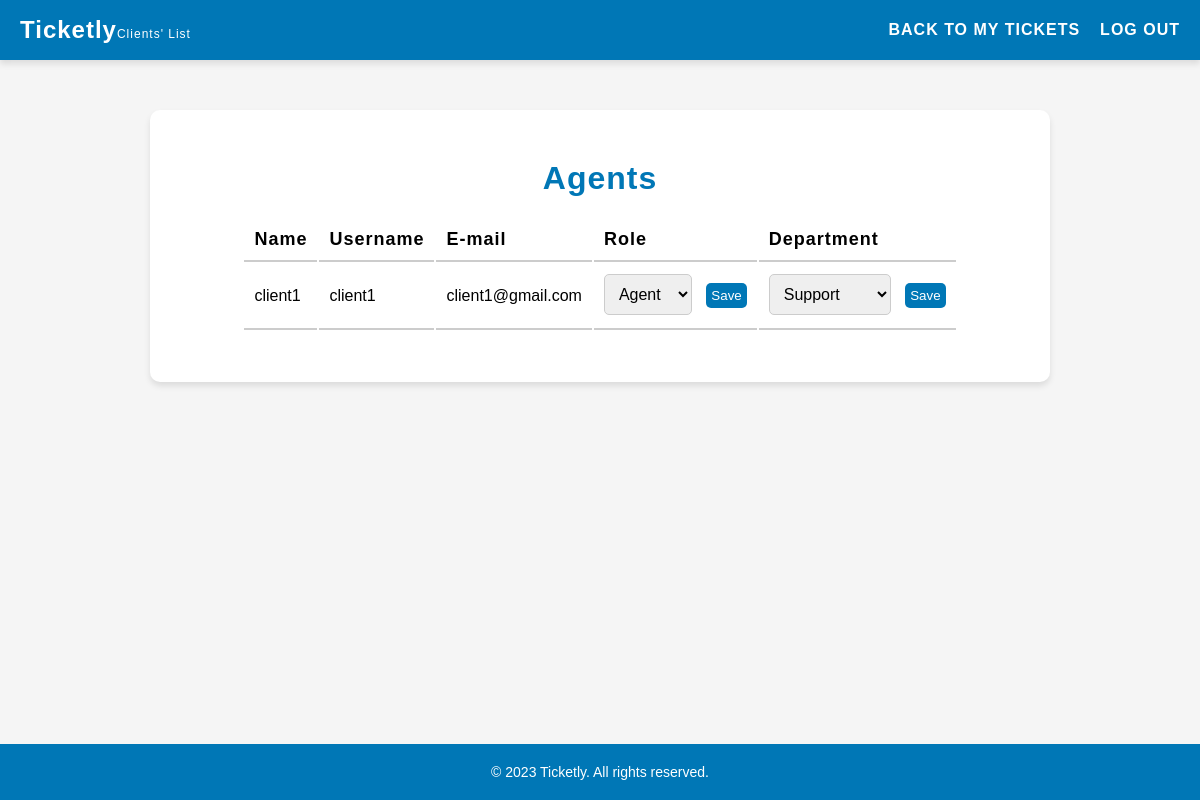
/pages/listAgents.php, run on the app's committed database.
### tables this page shows
CREATE TABLE users (
    id INTEGER PRIMARY KEY AUTOINCREMENT,
    username VARCHAR(255) NOT NULL UNIQUE,
    password VARCHAR(255) NOT NULL,
    email VARCHAR(255) NOT NULL UNIQUE,
    name VARCHAR(255) NOT NULL,
    role VARCHAR(10) NOT NULL DEFAULT 'client' CHECK (role IN ('client', 'agent', 'admin')),
    department_id INTEGER,
    FOREIGN KEY(department_id) REFERENCES departments(id)
);

### pages/listAgents.php (called while the page is built, shortened)
<?php
    $session = new Session();
    require_once(__DIR__ . '/../templates/listAgents.tpl.php');
    drawListAgents($session);
?>

### database/user.class.php (called while the page is built, shortened)
<?php
    class User {
        public function __construct(?int $id, string $username, string $password, string $email, string $name, string $role, int $departmentId = 1) {
            $this->id = $id;
            $this->username = $username;
            $this->email = $email;
            $this->name = $name;
            $this->role = $role;
            $this->departmentId = $departmentId;
        }
    }
    function getAgents(PDO $db): array {
        $stmt = $db->prepare('SELECT * FROM users WHERE role = ?');
        $stmt->execute(['agent']);
        $agents = [];
        while ($row = $stmt->fetch(PDO::FETCH_ASSOC)) {
            $agents[] = new User(
                (int) $row['id'],
                $row['username'],
                $row['password'],
                $row['email'],
                $row['name'],
                $row['role'],
                (int) $row['department_id']
            );
        }
        return $agents;
    }
?>

### database/departments.class.php (called while the page is built, shortened)
<?php
    class Departments {
        public function __construct(?int $id, string $name) {
            $this->id = $id;
            $this->name = $name;
        }
    }
    function getDepartments(PDO $db): array {
        $stmt = $db->prepare('SELECT * FROM departments');
        $stmt->execute();
        $departments = array();
        while ($row = $stmt->fetch(PDO::FETCH_ASSOC)) {
            $departments[] = new Departments(
                (int) $row['id'],
                $row['name']
            );
        }
        return $departments;
    }
?>

### templates/listAgents.tpl.php (the view, shortened to what this page needs)
<?php function drawListAgents(Session $session) {?>
    <!DOCTYPE html>
    <html lang="en">
    <head>
        <link rel="stylesheet" href="../style/listClients.css">
        <link rel="stylesheet" href="../style/header.css">
    </head>
    <body>
        <header>
            <h1>Ticketly<span class="smaller">Clients' List</span></h1>
            <nav>
                <ul>
                    <li><a href="../pages/client.php">Back to My Tickets</a></li>
                    <li><a href="../actions/action_logout.php">Log out</a></li>
                </ul>
            </nav>
        </header>
        <main>
            <h2>Agents</h2>
            <section id="agents">
                <table>
                    <tr>
                        <th>Name</th>
                        <th>Username</th>
                        <th>E-mail</th>
                        <th>Role</th>
                        <th>Department</th>
                    </tr>
                    <?php
                        require_once '../database/connection.db.php';
                        require_once '../database/user.class.php';
                        require_once '../database/departments.class.php';
                        $db = getDatabaseConnection();
                        $agents = getAgents($db);
                        foreach ($agents as $agent) { ?>
                        <tr>
                            <td><?php echo $agent->name ?></td>
                            <td><?php echo $agent->username ?></td>
                            <td><?php echo $agent->email ?></td>
                            <td>
                                <form class="role-form" data-agent-id="<?php echo $agent->id ?>">
                                    <select class="role-select" name="role">
                                        <option value="agent" <?php if ($agent->role == 'agent') echo 'selected' ?>>Agent</option>
                                    </select>
                                    <input type="submit" value="Save">
                                </form>
                            </td>
                            <td>
                            <?php
                                $departments = getDepartments($db);
                            ?>
                            <form class="department-form" data-agent-id="<?php echo $agent->id ?>">
                                <select class="department-select" name="departmentId">
                                <?php
                                    foreach ($departments as $department) {
                                        $selected = ($agent->departmentId == $department->id) ? 'selected' : '';
                                        echo '<option value="' . $department->id . '" ' . $selected . '>' . $department->name . '</option>';
                                    }
                                ?>
                                </select>
                                <input type="submit" value="Save">
                            </form>
                        </td>
                    </tr>
                <?php } ?>
                </table>
            </section>
        </main>
        <?php include '../templates/footer.tpl.php';?>
    </body>
    </html>
<?php }?>

### style/listClients.css (style rules this page uses)
main { background-color: #fff; padding: 50px; border-radius: 10px; box-shadow: 0 4px 6px rgba(0, 0, 0, 0.1); margin: 50px auto; max-width: 900px; display: flex; flex-direction: column; align-items: center; }
main h2 { text-align: center; font-size: 32px; margin-bottom: 20px; font-weight: 600; letter-spacing: 1px; color: #0077b6; }
table tr th { font-size: 18px; font-weight: 600; letter-spacing: 1px; text-align: left; padding: 10px; border-bottom: 2px solid #ccc; }
table tr td { padding: 10px; border-bottom: 2px solid #ccc; }
select, input[type="submit"] { font-size: 16px; padding: 10px; border-radius: 5px; border: 1px solid #ccc; transition: border-color 0.3s ease; flex: 1; }
select { margin-right: 10px; max-width: 200px; }
input[type="submit"] { background-color: #0077b6; color: #fff; border: none; cursor: pointer; transition: all 0.3s ease; align-self: center; flex: 1; max-width: 50%; font-size: smaller; padding: 5px; margin-bottom: 10px; }

### style/header.css (style rules this page uses)
* { box-sizing: border-box; margin: 0; padding: 0; }
body { font-family: Arial, sans-serif; background-color: #f5f5f5; }
header { background-color: #0077b6; color: #fff; display: flex; justify-content: space-between; align-items: center; padding: 20px; height: 60px; box-shadow: 0 4px 6px rgba(0, 0, 0, 0.1); }
header h1 { font-size: 24px; letter-spacing: 1px; }
header nav ul { display: flex; list-style-type: none; }
header nav li:not(:last-child) { margin-right: 20px; }
header nav a { color: #fff; text-decoration: none; font-size: 16px; letter-spacing: 1px; text-transform: uppercase; font-weight: 600; transition: color 0.3s ease; }
.smaller { font-size: 0.5em; font-weight: lighter; }

### data on the page
users: name "client1", username "client1", email "client1@gmail.com", role "Agent"

### other printed values
form field departmentId "Support"
